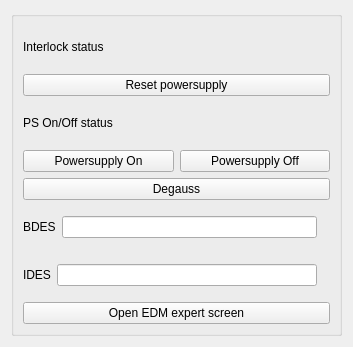
<?xml version="1.0" encoding="UTF-8"?>
<ui version="4.0">
 <class>Form</class>
 <widget class="QWidget" name="Form">
  <property name="geometry">
   <rect>
    <x>0</x>
    <y>0</y>
    <width>353</width>
    <height>347</height>
   </rect>
  </property>
  <property name="windowTitle">
   <string>Form</string>
  </property>
  <layout class="QGridLayout" name="gridLayout">
   <item row="0" column="0" rowspan="2" colspan="2">
    <widget class="QGroupBox" name="magnetGroupBox">
     <property name="accessibleName">
      <string>${magnetType}</string>
     </property>
     <property name="title">
      <string/>
     </property>
     <layout class="QGridLayout" name="gridLayout_2">
      <item row="0" column="0">
       <layout class="QVBoxLayout" name="verticalLayout_2">
        <item>
         <layout class="QHBoxLayout" name="horizontalLayout_2">
          <item>
           <widget class="QLabel" name="label_2">
            <property name="text">
             <string>Interlock status</string>
            </property>
           </widget>
          </item>
          <item>
           <widget class="PyDMByteIndicator" name="interlockIndicator">
            <property name="sizePolicy">
             <sizepolicy hsizetype="Maximum" vsizetype="Maximum">
              <horstretch>0</horstretch>
              <verstretch>0</verstretch>
             </sizepolicy>
            </property>
            <property name="toolTip">
             <string/>
            </property>
            <property name="accessibleName">
             <string>${magnetType}</string>
            </property>
            <property name="channel" stdset="0">
             <string/>
            </property>
            <property name="onColor" stdset="0">
             <color>
              <red>255</red>
              <green>0</green>
              <blue>0</blue>
             </color>
            </property>
            <property name="offColor" stdset="0">
             <color>
              <red>0</red>
              <green>255</green>
              <blue>0</blue>
             </color>
            </property>
            <property name="showLabels" stdset="0">
             <bool>false</bool>
            </property>
           </widget>
          </item>
          <item>
           <widget class="PyDMLabel" name="interlockLabel">
            <property name="toolTip">
             <string/>
            </property>
            <property name="accessibleName">
             <string>${magnetType}</string>
            </property>
           </widget>
          </item>
         </layout>
        </item>
        <item>
         <widget class="PyDMPushButton" name="resetButton">
          <property name="toolTip">
           <string/>
          </property>
          <property name="accessibleName">
           <string>${magnetType}</string>
          </property>
          <property name="text">
           <string>Reset powersupply</string>
          </property>
         </widget>
        </item>
        <item>
         <layout class="QHBoxLayout" name="horizontalLayout">
          <property name="bottomMargin">
           <number>0</number>
          </property>
          <item>
           <widget class="QLabel" name="label">
            <property name="text">
             <string>PS On/Off status</string>
            </property>
           </widget>
          </item>
          <item>
           <widget class="PyDMByteIndicator" name="powerIndicator">
            <property name="sizePolicy">
             <sizepolicy hsizetype="Maximum" vsizetype="Maximum">
              <horstretch>0</horstretch>
              <verstretch>0</verstretch>
             </sizepolicy>
            </property>
            <property name="toolTip">
             <string/>
            </property>
            <property name="accessibleName">
             <string>${magnetType}</string>
            </property>
            <property name="channel" stdset="0">
             <string/>
            </property>
            <property name="offColor" stdset="0">
             <color>
              <red>252</red>
              <green>1</green>
              <blue>7</blue>
             </color>
            </property>
            <property name="showLabels" stdset="0">
             <bool>false</bool>
            </property>
           </widget>
          </item>
          <item>
           <widget class="PyDMLabel" name="powerLabel">
            <property name="toolTip">
             <string/>
            </property>
            <property name="accessibleName">
             <string>${magnetType}</string>
            </property>
           </widget>
          </item>
         </layout>
        </item>
        <item>
         <layout class="QHBoxLayout" name="horizontalLayout_3">
          <item>
           <widget class="PyDMPushButton" name="onButton">
            <property name="toolTip">
             <string/>
            </property>
            <property name="accessibleName">
             <string>${magnetType}</string>
            </property>
            <property name="text">
             <string>Powersupply On</string>
            </property>
           </widget>
          </item>
          <item>
           <widget class="PyDMPushButton" name="offButton">
            <property name="toolTip">
             <string/>
            </property>
            <property name="text">
             <string>Powersupply Off</string>
            </property>
           </widget>
          </item>
         </layout>
        </item>
        <item>
         <widget class="PyDMPushButton" name="degaussButton">
          <property name="toolTip">
           <string/>
          </property>
          <property name="accessibleName">
           <string>${magnetType}</string>
          </property>
          <property name="text">
           <string>Degauss</string>
          </property>
         </widget>
        </item>
        <item>
         <layout class="QHBoxLayout" name="horizontalLayout_5">
          <item>
           <widget class="QLabel" name="label_4">
            <property name="text">
             <string>BDES</string>
            </property>
           </widget>
          </item>
          <item>
           <widget class="PyDMLineEdit" name="bdesLineEdit">
            <property name="toolTip">
             <string/>
            </property>
           </widget>
          </item>
          <item>
           <widget class="PyDMLabel" name="bactLabel">
            <property name="toolTip">
             <string/>
            </property>
           </widget>
          </item>
         </layout>
        </item>
        <item>
         <layout class="QHBoxLayout" name="horizontalLayout_4">
          <item>
           <widget class="QLabel" name="label_3">
            <property name="text">
             <string>IDES</string>
            </property>
           </widget>
          </item>
          <item>
           <widget class="PyDMLineEdit" name="idesLineEdit">
            <property name="toolTip">
             <string/>
            </property>
           </widget>
          </item>
          <item>
           <widget class="PyDMLabel" name="iactLabel">
            <property name="toolTip">
             <string/>
            </property>
           </widget>
          </item>
         </layout>
        </item>
        <item>
         <widget class="PyDMEDMDisplayButton" name="expertButton">
          <property name="toolTip">
           <string/>
          </property>
          <property name="accessibleName">
           <string>${magnetType}</string>
          </property>
          <property name="text">
           <string>Open EDM expert screen</string>
          </property>
          <property name="filenames" stdset="0">
           <stringlist>
            <string>$TOOLS/edm/display/mgnt/mgnt_unit2.edl</string>
           </stringlist>
          </property>
         </widget>
        </item>
       </layout>
      </item>
     </layout>
    </widget>
   </item>
  </layout>
 </widget>
 <customwidgets>
  <customwidget>
   <class>PyDMLabel</class>
   <extends>QLabel</extends>
   <header>pydm.widgets.label</header>
  </customwidget>
  <customwidget>
   <class>PyDMByteIndicator</class>
   <extends>QWidget</extends>
   <header>pydm.widgets.byte</header>
  </customwidget>
  <customwidget>
   <class>PyDMLineEdit</class>
   <extends>QLineEdit</extends>
   <header>pydm.widgets.line_edit</header>
  </customwidget>
  <customwidget>
   <class>PyDMPushButton</class>
   <extends>QPushButton</extends>
   <header>pydm.widgets.pushbutton</header>
  </customwidget>
  <customwidget>
   <class>PyDMRelatedDisplayButton</class>
   <extends>QPushButton</extends>
   <header>pydm.widgets.related_display_button</header>
  </customwidget>
  <customwidget>
   <class>PyDMEDMDisplayButton</class>
   <extends>PyDMRelatedDisplayButton</extends>
   <header>edmbutton.edm_button</header>
   <container>1</container>
  </customwidget>
 </customwidgets>
 <resources/>
 <connections/>
</ui>
